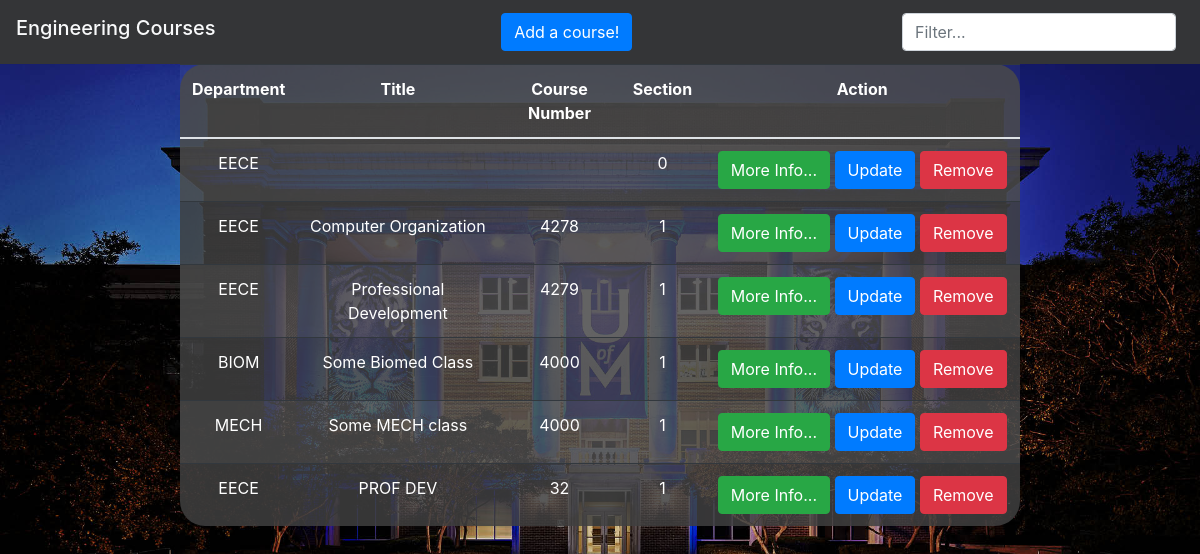
Before: / with the older database file.
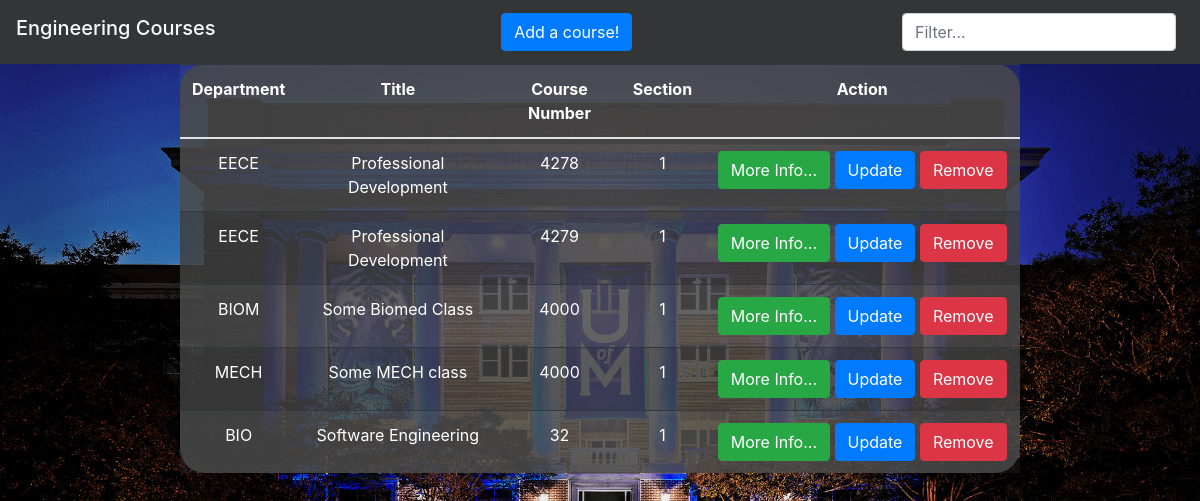
After: the same page with the newer database file.
### app.py (models this page shows)
class Course(db.Model):
    department = db.Column(db.String(4), nullable = False)
    title = db.Column(db.String(40), nullable = False)
    number = db.Column(db.Integer, nullable = False)
    section = db.Column(db.Integer, nullable = False)
    description = db.Column(db.String(400), nullable = True)
    id = db.Column(db.Integer, primary_key=True)

### app.py (the view)
@app.route('/', methods = ['GET','POST'])
def homepage():
    course = Course.query.all()
    return render_template("homepage.html", course=course)

### templates/homepage.html (shortened to what this page needs)
<!doctype html>
<html lang="en">
  <head>
    <link rel="stylesheet" href="https://maxcdn.bootstrapcdn.com/bootstrap/4.4.1/css/bootstrap.min.css">
    <link rel="stylesheet" href="https://maxcdn.bootstrapcdn.com/bootstrap/4.0.0/css/bootstrap.min.css">
  </head>
  <nav class="navbar navbar-light justify-content-between"
       style="background-color: #343537">
    <h1 class="navbar-brand text-light">Engineering Courses</h1>
    <button type="button" class="btn btn-primary" data-toggle="modal" data-target="#create{{ course.id }}" >Add a course!</button>
    <form class="form-inline">
      <input class="form-control mr-sm-2" id="myInput" type="search" placeholder="Filter..." aria-label="Search">
    </form>
  </nav>
  <div>
<table class="table table-striped table-dark"
       style="background-color:rgba(64, 64, 64, 0.85); width:70%; margin-left:auto; margin-right:auto; border-radius:25px;">
    <thead>
    <colgroup>
      <col span="1" style="width:10%;">
      <col span="1" style="width:25%;">
      <col span="1" style="width:15%;">
      <col span="1" style="width:10%;">
      <col span="1" style="width:40%;">
    </colgroup>
    <tr style="text-align: center;">
      <th scope="col">Department</th>
      <th scope="col">Title</th>
      <th scope="col">Course Number</th>
      <th scope="col">Section</th>
      <th scope="col">Action</th>
    </tr>
    </thead>
<tbody id="myTable">
    {% for course in course %}
	<tr style="text-align: center;">
		<td>{{ course.department }}</td>
		<td>{{ course.title }}</td>
		<td>{{ course.number }}</td>
		<td>{{ course.section }}</td>
		<td>
		<button type="button" class="btn btn-success" data-toggle="modal" data-target="#more{{ course.id }}" >More Info...</button>
          <button type="button" class="btn btn-primary" data-toggle="modal" data-target="#update{{ course.id }}" >Update</button>
          <button type="button" class="btn btn-danger" data-toggle="modal" data-target="#delete{{ course.id }}" >Remove</button>
		</td>
	</tr>
{% endfor %}
  </table>
</div>
  </body>
</html>

Changed rows visible on the page:
removed Course: department "EECE", section "0"
changed Course (number 1 of 5 on the later page): title "Computer Organization" → "Professional Development"
changed Course: department "EECE" → "BIO"; title "PROF DEV" → "Software Engineering"
